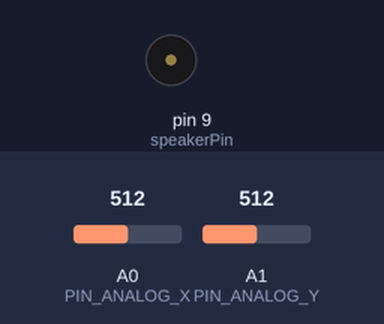
Recording of a sketch running on a simulated Arduino Uno, built with avr-gcc and run on an emulated ATmega328P. On the bench: buzzer (waves = sounding). The inputs (shaded band) are chosen by the test bench; at power-on: A0 (PIN_ANALOG_X) = 512, A1 (PIN_ANALOG_Y) = 512.

Above: at 0.88 s.
1.3 s: A0 (PIN_ANALOG_X) set to 0
At 4.3 s:
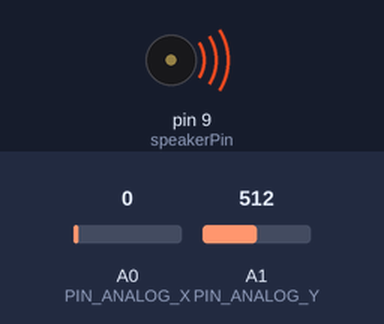
4.5 s: A0 (PIN_ANALOG_X) set to 511
Timing chart, 0 to 13.7 s (numbered marks = the images above; inputs shaded):
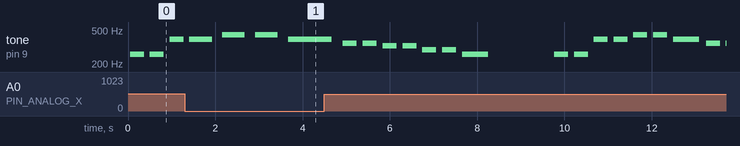

Measured:
- by itself, tone on pin 9 (speakerPin): plays 348 Hz for 0.32 s, 348 Hz for 0.32 s, 328 Hz for 0.32 s, 328 Hz for 0.32 s, 293 Hz for 0.32 s, 293 Hz for 0.32 s … (16 notes in this stretch)

The sketch:

JoystickArduinoMelodyControl.pde
```cpp
/*

  JoystickArduinoMelodyControl.pde

  A sketch to demonstrate using a joystick to control the
  tempo and pitch of a "melody".

  (And you thought the standard Melody sketch was annoying!)

  How to use:

    * Connect joystick shield to your Arduino
    * Connect piezo buzzer to your Arduino using breadboard and jumper wire
        * Positive pin of buzzer to Arduino pin 9
        * Other pin of buzzer to Arduino ground (GND)
    * Upload this sketch to your Arduino
    * Move joystick
        * Moving left and right controls the tempo
        * Moving up and down controls the pitch

  Requires:

    * Arduino
    * SparkFun Joystick Shield

  This sketch is a lightly modified version of<http://www.arduino.cc/en/Tutorial/Melody>
  for SparkFun Arduino Inventor's Kit CIRC-JOY

 */

// Store the Arduino pin associated with each axis of the joystick input
const byte PIN_ANALOG_X = 0;
const byte PIN_ANALOG_Y = 1;


const int speakerPin = 9;

int length = 15; // the number of notes
char notes[] = "ccggaagffeeddc "; // a space represents a rest
int beats[] = { 1, 1, 1, 1, 1, 1, 2, 1, 1, 1, 1, 1, 1, 2, 4 };
int tempo = 300;

void playTone(int tone, int duration) {
  for (long i = 0; i < duration * 1000L; i += tone * 2) {
    digitalWrite(speakerPin, HIGH);
    delayMicroseconds(tone);
    digitalWrite(speakerPin, LOW);
    delayMicroseconds(tone);
  }
}

void playNote(char note, int duration) {
  char names[] = { 'c', 'd', 'e', 'f', 'g', 'a', 'b', 'C' };
  int tones[] = { 1915, 1700, 1519, 1432, 1275, 1136, 1014, 956 };

  // play the tone corresponding to the note name
  for (int i = 0; i < 8; i++) {
    if (names[i] == note) {
      // We modify the pitch of the note to be played based on the vertical position
      // of the joystick:
      playTone(tones[i] + map(analogRead(PIN_ANALOG_Y), 0, 1023, 959, -959), duration);
    }
  }
}

void setup() {
  pinMode(speakerPin, OUTPUT);
}

void loop() {
  for (int i = 0; i < length; i++) {
    // We set the tempo based on the horizontal position of the joystick:
    tempo = map(analogRead(PIN_ANALOG_X), 0, 1023, 500, 100);
    if (notes[i] == ' ') {
      delay(beats[i] * tempo); // rest
    } else {
      playNote(notes[i], beats[i] * tempo);
    }

    // pause between notes
    delay(tempo / 2);
  }
}
```
